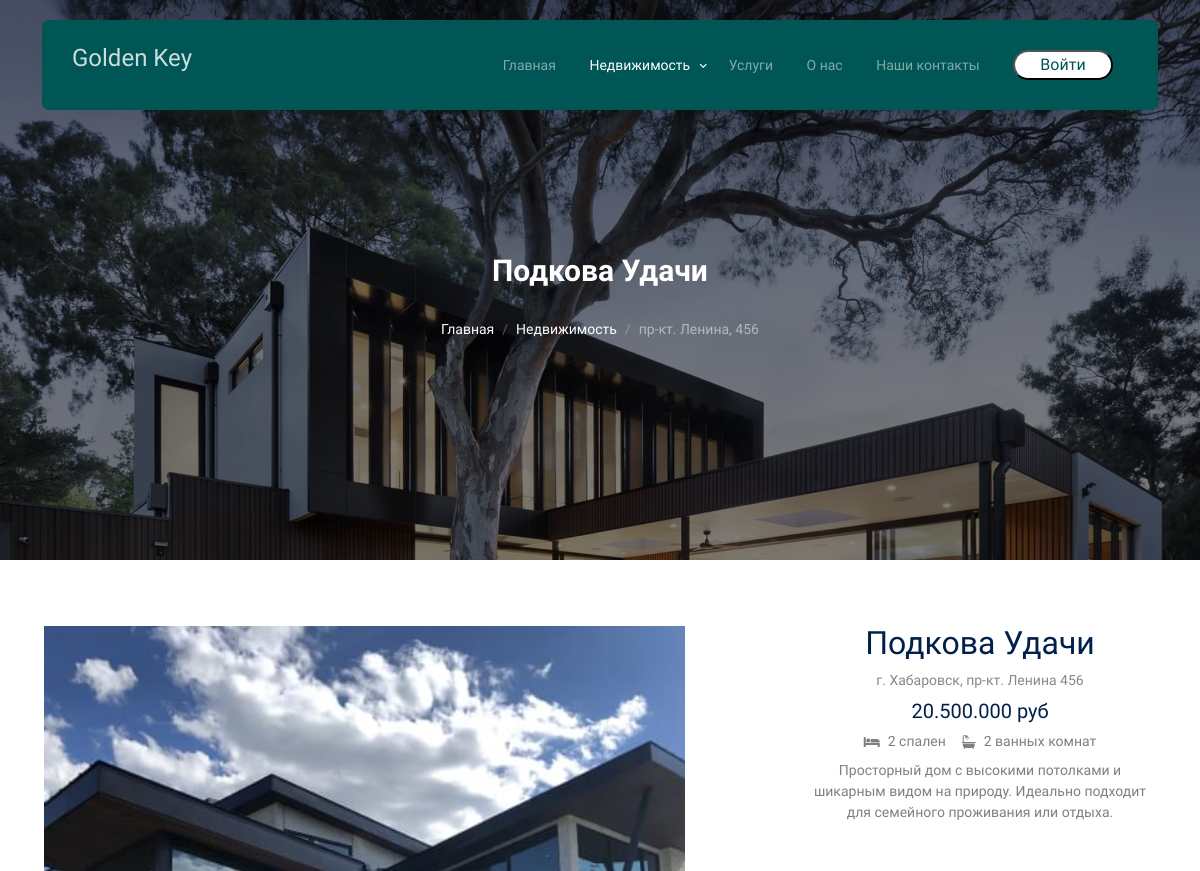
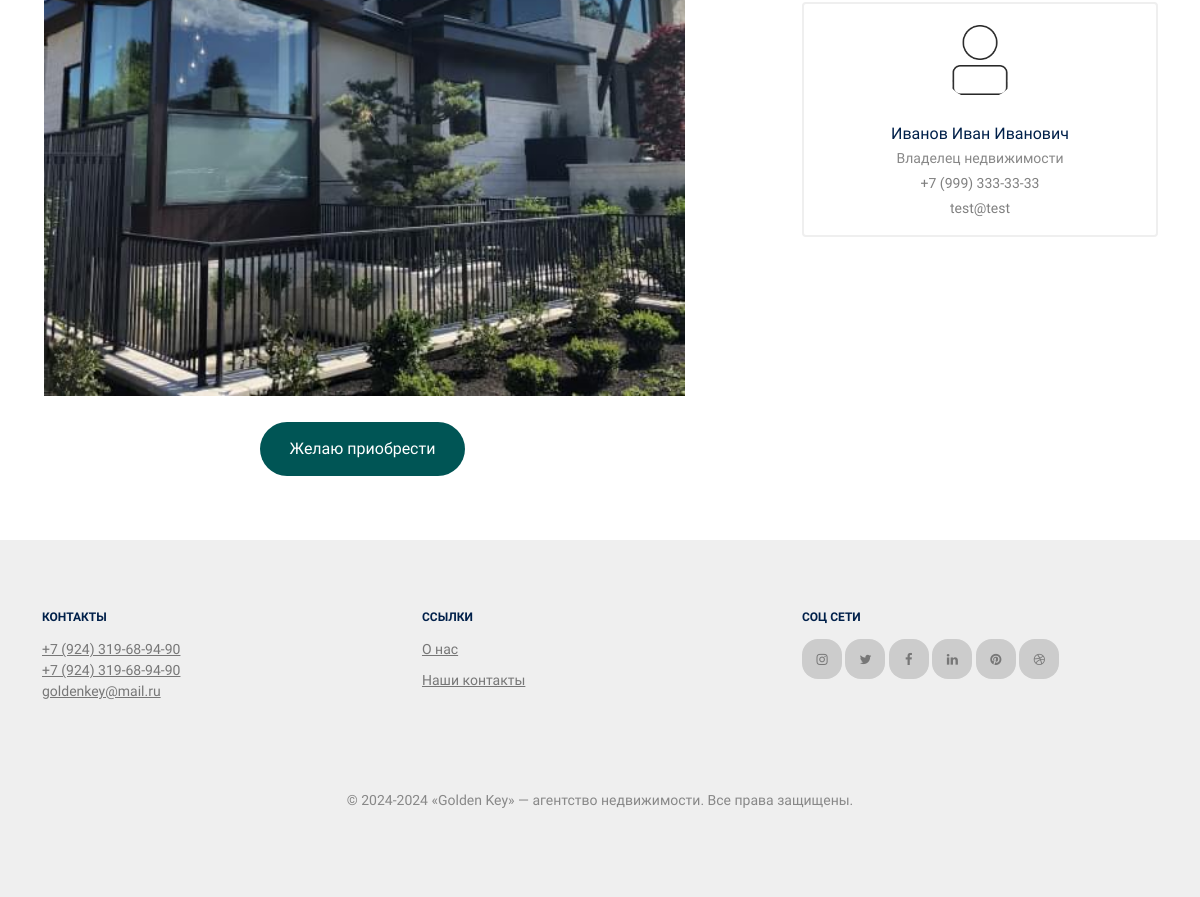
/property-buy.php?id=2, run on the app's committed database (2 pictures, top to bottom).
### tables this page shows
CREATE TABLE `RealEstates` (
  `realEstatesId` int NOT NULL,
  `realEstatesName` varchar(30) NOT NULL,
  `price` double NOT NULL,
  `countBedsRooms` int NOT NULL,
  `countBathsRooms` int NOT NULL,
  `agentId` int DEFAULT NULL,
  `image` varchar(50) DEFAULT NULL,
  `description` varchar(200) NOT NULL,
  `settlementId` int NOT NULL,
  `clientId_owner` int NOT NULL
);

CREATE TABLE `Settlements` (
  `settlementId` int NOT NULL,
  `city` varchar(40) NOT NULL,
  `indexCity` int NOT NULL,
  `street` varchar(40) NOT NULL,
  `streetNum` int NOT NULL
);

CREATE TABLE `Clients` (
  `clientId` int NOT NULL,
  `firstName` varchar(50) NOT NULL,
  `lastName` varchar(50) NOT NULL,
  `surName` varchar(50) NOT NULL,
  `email` varchar(50) NOT NULL,
  `phone` varchar(18) NOT NULL,
  `password` varchar(50) NOT NULL
);

### property-buy.php (the view, shortened to what this page needs)
<?php
if(isset($_SESSION['loggedIn']) && $_SESSION['loggedIn'] === true) {
	$showLoginIcon = false;
} else {
	$showLoginIcon = true;
}
$isAuthorized = isset($_SESSION['loggedIn']) && $_SESSION['loggedIn'] === true;
if(isset($_GET['id']) && is_numeric($_GET['id'])) {
    $realEstateId = intval($_GET['id']);
    $sql = "SELECT r.*, s.city, s.street, s.streetNum, c.firstName, c.lastName, c.surName, c.phone, c.email
            FROM RealEstates AS r
            INNER JOIN Settlements AS s ON r.settlementId = s.settlementId
            INNER JOIN Clients AS c ON r.clientId_owner = c.clientId
            WHERE r.realEstatesId = $realEstateId";
    $result = mysqli_query($connect, $sql);
    if(mysqli_num_rows($result) > 0) {
        $row = mysqli_fetch_assoc($result);
?>
<!doctype html>
<html lang="en">
<head>
    <link rel="stylesheet" href="fonts/icomoon/style.css">
    <link rel="stylesheet" href="fonts/flaticon/font/flaticon.css">
    <link rel="stylesheet" href="css/tiny-slider.css">
    <link rel="stylesheet" href="css/aos.css">
    <link rel="stylesheet" href="css/style.css">
</head>
<body>
	<nav class="site-nav">
		<div class="container">
			<div class="menu-bg-wrap">
				<div class="site-navigation">
					<a href="index.php" class="logo m-0 float-start">Golden Key</a>
					<ul class="js-clone-nav d-none d-lg-inline-block text-start site-menu float-end">
						<li><a href="index.php">Главная</a></li>
						<li class="has-children active">
							<a href="properties.php">Недвижимость</a>
								</li>
							</ul>
						<li><a href="services.php">Услуги</a></li>
						<li><a href="about.php">О нас</a></li>
						<li><a href="contact.php">Наши контакты</a></li>
						<?php if($showLoginIcon): ?>
						<li>
							<a href="auth.php" >
								<div class="col-12 justify-content-center">
									<input type="submit" id="submitBtn" value="Войти" class="btn-signin">
								</div>
							</a>
						</li>
						<?php endif; ?>
				</div>
			</div>
		</div>
	</nav>
    <div class="hero page-inner overlay" style="background-image: url('images/hero_bg_3.jpg');">
        <div class="container">
            <div class="row justify-content-center align-items-center">
                <div class="col-lg-9 text-center mt-5">
                    <h1 class="heading" data-aos="fade-up"><?php echo $row['realEstatesName']; ?></h1>
                    <nav aria-label="breadcrumb" data-aos="fade-up" data-aos-delay="200">
                        <ol class="breadcrumb text-center justify-content-center">
                            <li class="breadcrumb-item "><a href="index.php">Главная</a></li>
                            <li class="breadcrumb-item "><a href="properties.php">Недвижимость</a></li>
                            <li class="breadcrumb-item active text-white-50" aria-current="page"><?php echo $row['street'] . ', ' . $row['streetNum']; ?></li>
                        </ol>
                    </nav>
                </div>
            </div>
        </div>
    </div>
    <div class="section">
        <div class="container">
            <div class="row justify-content-between">
                <div class="col-lg-7">
                    <div class="img--slide-wrap mb-4">
                        <img class="img-per" src="<?php echo $row['image']; ?>.jpg" alt="Image" class="img-fluid">
                    </div>
                    <div class="col-12 text-center justify-content-center">
                        <input type="submit" id="submitBtnn" data-authorized="<?php echo $isAuthorized ? 'true' : 'false'; ?>" value="Желаю приобрести" class="btn btn-primary">
                    </div>
                </div>
                <div class="col-lg-4 text-center">
                    <h2 class="heading text-primary"><?php echo $row['realEstatesName']; ?></h2>
                    <p class="meta mb-2"><?php echo "г. " . $row['city']; ?>, <?php echo $row['street']; ?> <?php echo $row['streetNum']; ?></p>
                    <div class="price mb-3"><h5><?php echo number_format($row['price'], 0, ',', '.') . " руб"?></h5></div>
                    <div class="specs d-flex mb-2 justify-content-center">
                        <span class="d-block d-flex align-items-center me-3">
                            <span class="icon-bed me-2"></span>
                            <span class="caption"><?php echo $row['countBedsRooms'] . ' спален'?></span>
                        </span>
                        <span class="d-block d-flex align-items-center">
                            <span class="icon-bath me-2"></span>
                            <span class="caption"><?php echo $row['countBathsRooms'] . ' ванных комнат'?></span>
                        </span>
                    </div>
                    <p class="text-black-50"><?php echo $row['description']; ?></p>
                    <div class="d-block agent-box p-3">
                        <div class="img mb-4">
                            <img src="images/person.png" alt="Image" class="img-fluid">
                        </div>
                        <div class="text">
                            <h3 class="mb-1"><?php echo $row['firstName'] . ' ' . $row['lastName'] . ' ' . $row['surName']?></h3>
                            <div class="meta mb-3">Владелец недвижимости</div>
                            <p class="mb-1"><?php echo $row['phone']; ?></p>
                            <p class="mb-0"><?php echo $row['email']; ?></p>
                        </div>
                    </div>
                </div>
            </div>
        </div>
    </div>
    <div class="site-footer">
		<div class="container">
			<div class="row">
				<div class="col-lg-4">
					<div class="widget">
						<h3>Контакты</h3>
						<ul class="list-unstyled">
							<li><a href="tel://79243196894">+7 (924) 319-68-94-90</a></li>
							<li><a href="tel://79243196894">+7 (924) 319-68-94-90</a></li>
							<li><a href="mailto:info@mydomain.com">goldenkey@mail.ru</a></li>
						</ul>
					</div>
				</div>
				<div class="col-lg-4">
					<div class="widget">
						<h3>Ссылки</h3>
						<ul class="list-unstyled links ">
							<li><a href="about.html">О нас</a></li>
							<li><a href="contact.php">Наши контакты</a></li>
						</ul>
					</div>
				</div>
				<div class="col-lg-4">
					<div class="widget">
						<h3>Соц Сети</h3>
						<ul class="list-unstyled social">
							<li><a href="#"><span class="icon-instagram"></span></a></li>
							<li><a href="#"><span class="icon-twitter"></span></a></li>
							<li><a href="#"><span class="icon-facebook"></span></a></li>
							<li><a href="#"><span class="icon-linkedin"></span></a></li>
							<li><a href="#"><span class="icon-pinterest"></span></a></li>
							<li><a href="#"><span class="icon-dribbble"></span></a></li>
						</ul>
					</div>
				</div>
			</div>
			<div class="row mt-5">
				<div class="col-12 text-center">
            		<p>© 2024-2024 «Golden Key» — агентство недвижимости. Все права защищены.</p>
				</div>
        </div>
      </div>
    </div>
</body>
</html>
<?php
    } else {
        echo "Недвижимость не найдена.";
    }
} else {
    echo "Идентификатор недвижимости отсутствует в URL.";
}
?>

### data on the page
realestates: realEstatesName "Подкова Удачи", settlementId.street "пр-кт. Ленина", settlementId.streetNum "456", image (picture), settlementId.city "Хабаровск", price "20.500.000", countBedsRooms "2", countBathsRooms "2", description "Просторный дом с высокими потолками и шикарным видом на природу. Идеально подходит для семейного проживания или отдыха.", clientId_owner.firstName "Иванов", clientId_owner.lastName "Иван", clientId_owner.surName "Иванович", clientId_owner.phone "+7 (999) 333-33-33", clientId_owner.email "test@test"
